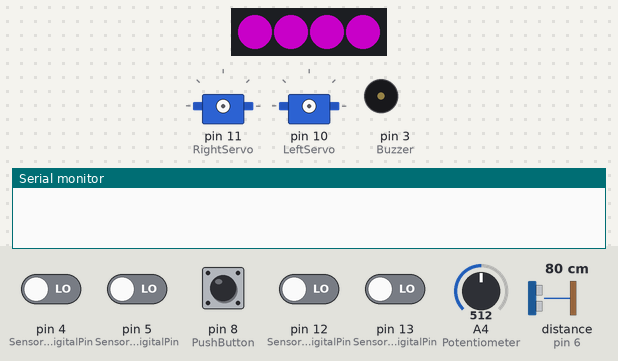
This sketch was run on a simulated Arduino Uno, built with avr-gcc and run on an emulated ATmega328P. On the bench: 4 RGB LEDs in strip order, left to right, 2 × servo, buzzer (waves = sounding), the last lines printed to the serial monitor. Inputs (shaded band) come from the test bench; at power-on: pin 4 (Sensor4DigitalPin), pin 5 (Sensor3DigitalPin), pin 8 (PushButton), pin 12 (Sensor2DigitalPin), pin 13 (Sensor1DigitalPin) LOW, distance to the obstacle (sensor on pin 6) 80 cm, A4 (Potentiometer) = 512. The echo pulse lasts 58.3 µs per cm; dim RGB values are drawn brighter than linear.

Above: at 1.2 s.
1.3 s: pin 8 (PushButton) pulled HIGH for 0.15 s
At 2.7 s:
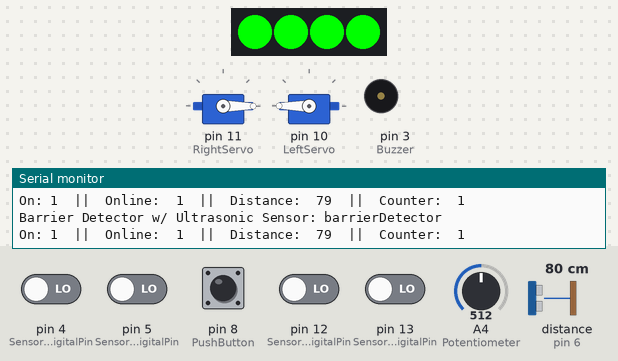
3.0 s: distance to the obstacle (sensor on pin 6) set to 18 cm
6.0 s: distance to the obstacle (sensor on pin 6) set to 15 cm
At 6.7 s:
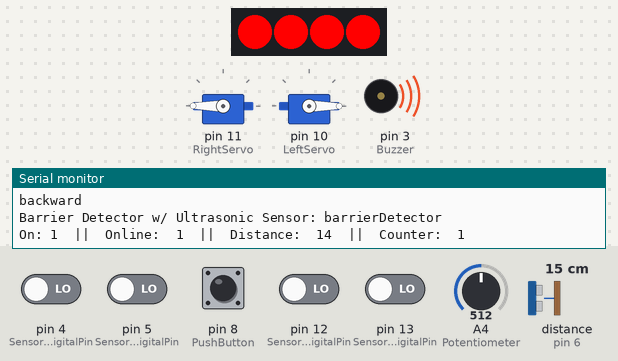
9.0 s: pin 8 (PushButton) pulled HIGH for 3.2 s
At 14.4 s:
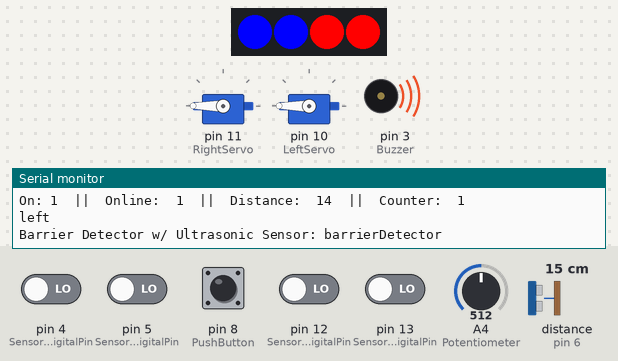
14.7 s: pin 8 (PushButton) pulled HIGH for 3.2 s
At 19.5 s:
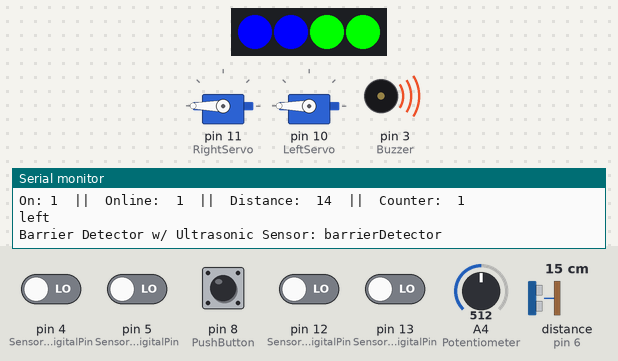
20.9 s: pin 8 (PushButton) driven HIGH
At 23.26 s:
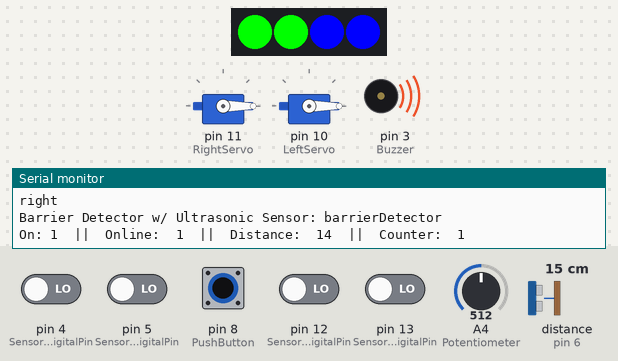
Timing chart, 0 to 24.9 s (numbered marks = the images above; inputs shaded):
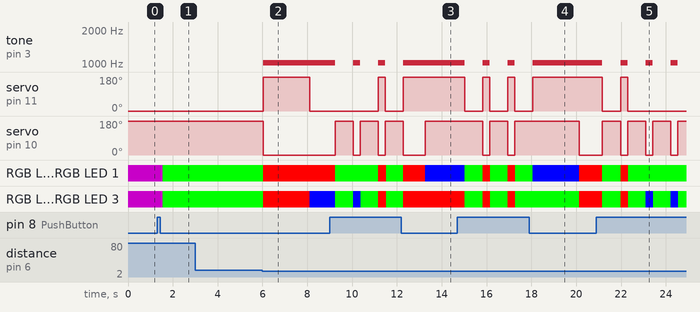

Measured:
- the behaviour switches between 17 and 16 cm on distance to the obstacle (sensor on pin 6) (found by bisection; images 1 and 2)
- after the input at 1.3 s, RGB LED 0–3: RGB(100, 0, 100) → RGB(0, 255, 0) after 0.26 s
- after the input at 6.0 s, tone on pin 3 (Buzzer): silent → 1024 Hz at once; servo on pin 11 (RightServo): 0° → 180° at once, → 0° 2.1 s later; servo on pin 10 (LeftServo): 180° → 0° at once; RGB LED 0, RGB LED 1: RGB(0, 255, 0) → RGB(255, 0, 0) at once; RGB LED 2, RGB LED 3: RGB(0, 255, 0) → RGB(255, 0, 0) at once, → RGB(0, 0, 255) 2.1 s later
- after the input at 9.0 s, tone on pin 3 (Buzzer): alternates 1024 Hz for 0.31 s and silent for 0.80 s, 6 changes in all, then stays 1024 Hz, starting after 0.25 s; servo on pin 10 (LeftServo): 0° → 180° after 0.25 s, then repeats every 1.1 s: 0° 0.31 s, 180° 0.81 s
- after the input at 14.7 s, tone on pin 3 (Buzzer): alternates 1024 Hz for 0.31 s and silent for 0.80 s, 6 changes in all, then stays 1024 Hz, starting after 0.33 s; servo on pin 11 (RightServo): alternates 180° for 0.31 s and 0° for 0.81 s, 6 changes in all, then stays 180°, starting after 0.33 s
- after the input at 20.9 s, tone on pin 3 (Buzzer): alternates 1024 Hz for 0.31 s and silent for 0.80 s, starting after 0.27 s; servo on pin 11 (RightServo): 180° → 0° after 0.27 s, → 180° 0.81 s later, → 0° 0.31 s later

The sketch:

Learningbot_Test_All_Peripheries_5-29-18.ino
```cpp
/*Learning Bot Testing Peripheries Code
 *
 * Libraries: Servo, WS2812
 *
 * When Uploaded, Learningbot will have 4 states:
 *
 * Initial State -  LEDs are pink and none of the peripheries are not being used.
 * Learningbot stays still
 *
 * Barrier Detector - Learningbot travels until an obsicale or wall is detected via the
 * Ultrasonic Ranger. When this happens, Learning will back up and then turn either
 * left or Right
 *
 * Line Follower - Learningbot will follow a black line. For best results, use black
 * vinyl tape.
 *
 * Light Follower - When provided enough light, Learningbot will turn in the direction
 * of that light soure and follow it.
 *
 * To change state, simple push the on-board push button.
 * In each of these states, the buzzer will turn on when turning or moving backwards.
 * The potentiometer affects the buzzer's pitch.
 *
 * Neopixel Color Indication:
 * Pink - Initial state
 * Green - Forward
 * Blue - Turning either left or right
 * Red- Backward
 * Yellow - Stalling
 *
 * Citations:
 * HCSR04 example code and ws2812 library example code
  light_ws2812 example

  Created: 07.03.2014 12:49:30
   Author: Matthias Riegler
*/
#include <Servo.h>
Servo leftServo, rightServo;
#define RightServo 11
#define LeftServo 10

#include <WS2812.h>
#define numofLEDs 4
WS2812 LED(numofLEDs); // 4 LEDs
cRGB value;

#define Sensor1DigitalPin 13
#define Sensor2DigitalPin 12
#define Sensor3DigitalPin 5
#define Sensor4DigitalPin 4

#define Sensor1AnaloglPin 0
#define Sensor2AnaloglPin 1
#define Sensor3AnaloglPin 2
#define Sensor4AnaloglPin 3

#define Potentiometer 4//Verified 5-17-18 Analog Pin A4
#define Buzzer 3//Verified

#define PushButton 8//Verified

#define TriggerPin 7//verified
#define EchoPin 6//verified

long duration, distance;

int counter = 0;// keeps track of pushbutton and helps turn learning bot "on" and "off"
long prevMillis = 0;//long for "AlternateBackward" timer
bool AlternateLeftRight;
bool AlternateBackward;
bool onOff = false;//boolean to turn learning bot "on" and "off"
bool online = false;//boolean to keep learningbot online within working perameters
bool leftSensor, rightSensor, leftSensor2, rightSensor2;
void setup() {
  LED.setOutput(9);//neopixels connected to pin 9

  pinMode(Sensor1DigitalPin, INPUT);
  pinMode(Sensor2DigitalPin, INPUT);
  pinMode(Sensor3DigitalPin, INPUT);
  pinMode(Sensor4DigitalPin, INPUT);
  pinMode(TriggerPin, OUTPUT); // Sets the TriggerPin as an Output
  pinMode(EchoPin, INPUT); // Sets the EchoPin as an Input

  Serial.begin(9600);
}

void loop() {
  pushButton();
}
void pushButton() {
  if (digitalRead(PushButton)) {
    counter++;
    delay(250);
  }
  if (counter <= 3) {
    switch (counter) {
      case 0:
        onOff = false;
        NeopixelsHigh(100, 0, 100, 0, numofLEDs); //pink
        rightServo.detach();
        leftServo.detach();
        noTone(Buzzer);
        break;
      case 1:
        onOff = true;
        barrierDetector();//function for barrier detection
        Serial.println("Barrier Detector w/ Ultrasonic Sensor: barrierDetector");
        Serial.print("On: ");
        Serial.print(onOff);
        Serial.print("  ||  Online:  ");
        Serial.print(online);
        Serial.print("  ||  Distance:  ");
        Serial.print(distance);
        Serial.print("  ||  Counter:  ");
        Serial.println(counter);
        break;
      case 2:
        onOff = true;
        leftSensor = !digitalRead(Sensor3DigitalPin);
        rightSensor = !digitalRead(Sensor2DigitalPin);
        lineFollower();// function for running learningbot
        //for troubleshooting lineFollower() function
        Serial.println("Line Follower w/ Internal IR Sensors : lineFollower1");
        Serial.print("Left sensor: ");
        Serial.print(leftSensor);
        Serial.print(" || Right sensor: ");
        Serial.println(rightSensor);
        break;
      case 3:
        onOff = true;
        leftSensor = digitalRead(Sensor4DigitalPin);
        rightSensor = digitalRead(Sensor1DigitalPin);
        lightFollower();// function for running learningbot
        //for troubleshooting lineFollower() function
        Serial.println("Line Follower w/ Internal IR Sensors : lineFollower2");
        Serial.print("Left sensor: ");
        Serial.print(leftSensor2);
        Serial.print(" || Right sensor: ");
        Serial.println(rightSensor2);
        break;
    }
  } else {
    counter = 0;
  }
}
void lightFollower() {
  /* Learningbot will follow a black line using two IR sensors
  */
  if (onOff) {
    rightServo.attach(RightServo);
    leftServo.attach(LeftServo);
    online = true;
  }
  else {
    rightServo.detach();
    leftServo.detach();
    NeopixelsOff();
    online = false;
    noTone(Buzzer);
  }
  if (online) {
    if (!leftSensor && !rightSensor) {
      forward();
      noTone(Buzzer);
    }
    else {
      rightServo.attach(RightServo);
      leftServo.attach(LeftServo);
      //alternate();
      if (leftSensor && !rightSensor) {
        left();
        buzzer();
      }
      else if (!leftSensor && rightSensor)  {
        right();
        buzzer();
      }
      else if (leftSensor && rightSensor) {
        stall();
        noTone(Buzzer);
      }
    }
  }
  delay(1);
}
void lineFollower() {
  /* Learningbot will follow a black line using two IR sensors
  */
  if (onOff) {
    rightServo.attach(RightServo);
    leftServo.attach(LeftServo);
    online = true;
  }
  else {
    rightServo.detach();
    leftServo.detach();
    NeopixelsOff();
    online = false;
    noTone(Buzzer);
  }
  if (online) {
    if (!leftSensor && !rightSensor) {
      stall();
      noTone(Buzzer);
    }
    else {
      rightServo.attach(RightServo);
      leftServo.attach(LeftServo);
      //alternate();
      if (leftSensor && !rightSensor) {
        left();
        buzzer();
      }
      else if (!leftSensor && rightSensor)  {
        right();
        buzzer();
      }
      else if (leftSensor && rightSensor) {
        forward();
        noTone(Buzzer);
      }
    }
  }
  delay(1);
}

void barrierDetector() {
  /* Learningbot will go straight untli the ultrasonic sensor detctes a wall
     Potentiometer controls brightness of neopixels
     Pushbutton turns everything "on" or "off"
     Buzzer beeps when wall is detected
  */
  ultrasonicSensor();
  if (onOff) {
    if (distance > 4000) {
      online = false;
    }
    else {
      rightServo.attach(RightServo);
      leftServo.attach(LeftServo);
      online = true;
    }
  }
  else {
    rightServo.detach();
    leftServo.detach();
    NeopixelsOff();
    online = false;
    noTone(Buzzer);
  }
  if (online) {
    if (distance > 15) {
      forward();
      noTone(Buzzer);
    }
    else {
      buzzer();
      alternateLeftRightandBackward();
    }
  }
}
void alternateLeftRightandBackward() {
  bool alternate;
  if (millis() - prevMillis >= 2000) {
    prevMillis = millis();
    AlternateBackward = !AlternateBackward;
  }
  if (AlternateBackward) {
    backward();
    AlternateLeftRight = !AlternateLeftRight;
    Serial.println("backward");
  } else {
    if (AlternateLeftRight) {
      left();
      Serial.println("left");
    }
    else {
      right();
      Serial.println("right");
    }
  }
}
/*
   DO NOT TOUCH THESE FUNCTIONS
*/
/*
   for neopixels
*/
void NeopixelsOff() {
  value.b = 0; value.g = 0; value.r = 0; // RGB Value -> Blue
  for (int i = 0; i < numofLEDs; i++) {
    LED.set_crgb_at(i, value); // Set value at LED found at index i
    LED.sync(); // Sends the value to the LED
  }
}
void NeopixelsHigh(int r, int g, int b, int lowerLimit, int upperLimit) {
  value.b = b; value.g = g; value.r = r;
  for (int i = lowerLimit; i < upperLimit; i++) {
    LED.set_crgb_at(i, value); // Set value at LED found at index i
    LED.sync(); // Sends the value to the LED
  }
}
void buzzer() {
  int potValue = analogRead(Potentiometer) * 2;
  tone(Buzzer, potValue);
  //Serial.println(potValue);
}
/*
   functions for servo directions, don't touch!
*/
void forward() {
  rightServo.write(0);
  leftServo.write(180);
  NeopixelsHigh(0, 255, 0, 0, numofLEDs);//green
}
void backward() {
  rightServo.write(180);
  leftServo.write(0);
  NeopixelsHigh(255, 0, 0, 0, numofLEDs);//red
}
void left() {
  rightServo.write(180);
  leftServo.write(180);
  NeopixelsHigh(0, 0, 255, 0, 2);//blue
}
void right() {
  rightServo.write(0);
  leftServo.write(0);
  NeopixelsHigh(0, 0, 255, 2, numofLEDs);//blue
}
void stall() {
  rightServo.detach();
  leftServo.detach();
  NeopixelsHigh(255, 255, 0, 0, numofLEDs);//yellow
}
/*
   functions for ultrasonic sensor, don't touch!
*/
void ultrasonicSensor() {
  // Clears the TriggerPin
  digitalWrite(TriggerPin, LOW);
  delayMicroseconds(2);
  // Sets the TriggerPin on HIGH state for 10 micro seconds
  digitalWrite(TriggerPin, HIGH);
  delayMicroseconds(10);
  digitalWrite(TriggerPin, LOW);
  // Reads the EchoPin, returns the sound wave travel time in microseconds
  duration = pulseIn(EchoPin, HIGH);
  // Calculating the distance
  distance = duration * 0.034 / 2;
  // Prints the distance on the Serial Monitor

  //  Serial.print("Distance: ");
  //  Serial.println(distance);
}
long microsecondsToInches(long microseconds) {
  // According to Parallax's datasheet for the PING))), there are 73.746
  // microseconds per inch (i.e. sound travels at 1130 feet per second).
  // This gives the distance travelled by the ping, outbound and return,
  // so we divide by 2 to get the distance of the obstacle.
  // See: http://www.parallax.com/dl/docs/prod/acc/28015-PING-v1.3.pdf
  return microseconds / 74 / 2;
}

long microsecondsToCentimeters(long microseconds) {
  // The speed of sound is 340 m/s or 29 microseconds per centimeter.
  // The ping travels out and back, so to find the distance of the object we
  // take half of the distance travelled.
  return microseconds / 29 / 2;
}
```
